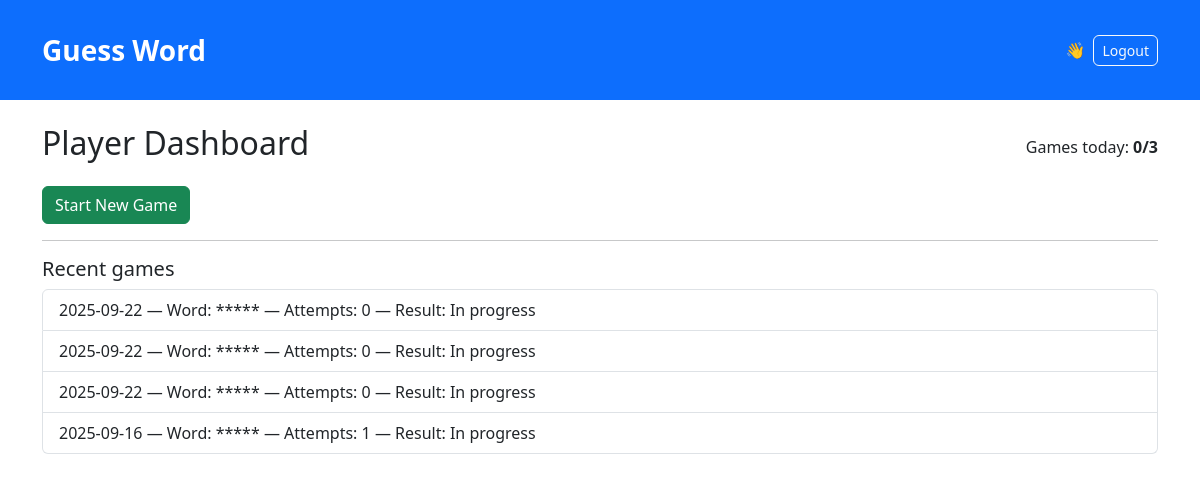
The app's page /player (signed in), older data.
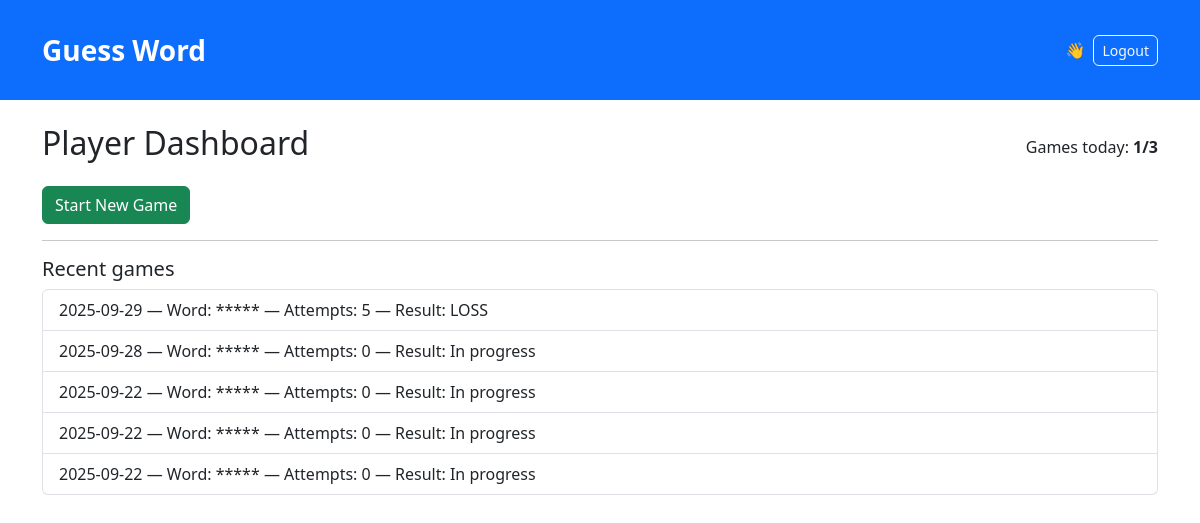
The same page, newer data.
### models.py (models this page shows)
class Game(db.Model):
    id = db.Column(db.Integer, primary_key=True)
    user_id = db.Column(db.Integer, db.ForeignKey("user.id"))
    chosen_word = db.Column(db.String(5))
    date = db.Column(db.Date)
    status = db.Column(db.String(10))  # WIN, LOSS, None
    attempts = db.Column(db.Integer, default=0)

### app.py (the view)
@app.route("/player")
@login_required
def player_dashboard():
    if current_user.is_admin():
        return redirect(url_for("admin_dashboard"))
    today = date.today()
    games_today = Game.query.filter_by(user_id=current_user.id, date=today).count()
    recent_games = Game.query.filter_by(user_id=current_user.id).order_by(Game.date.desc()).limit(5).all()
    return render_template("player_dashboard.html", games_today=games_today, recent_games=recent_games)

### app.py (called while the page is built)
@login_manager.user_loader
def load_user(user_id):
    try:
        return User.query.get(int(user_id))
    except Exception:
        return None

@app.context_processor
def inject_now():
    return {"current_year": datetime.utcnow().year}

### models.py (called while the page is built)
    def is_admin(self) -> bool:
        return self.role.upper() in ["ADMIN", "HEAD_ADMIN"]

### templates/player_dashboard.html (shortened to what this page needs)
{% extends "base.html" %}
{% block content %}
  <div class="d-flex justify-content-between align-items-center">
    <h2>Player Dashboard</h2>
    <div>Games today: <strong>{{ games_today }}/3</strong></div>
  </div>
  <div class="mt-3">
    <form action="{{ url_for('start_game') }}" method="post">
      <button class="btn btn-success" {% if games_today >= 3 %}disabled{% endif %}>Start New Game</button>
    </form>
  </div>
  <hr>
  <h5>Recent games</h5>
  {% if recent_games %}
    <ul class="list-group">
      {% for g in recent_games %}
        <li class="list-group-item">
          {{ g.date }} — Word: {{ '*'*5 }} — Attempts: {{ g.attempts }} — Result: {{ g.status or 'In progress' }}
        </li>
      {% endfor %}
    </ul>
  {% else %}
    <p class="text-muted">No recent games.</p>
  {% endif %}
{% endblock %}

### templates/base.html (shortened to what this page needs)
<!doctype html>
<html lang="en">
<head>
    <link href="https://cdn.jsdelivr.net/npm/bootstrap@5.3.0/dist/css/bootstrap.min.css" rel="stylesheet">
    <link rel="stylesheet" href="{{ url_for('static', filename='css/style.css') }}">
</head>
<body>
    <nav class="navbar navbar-expand-lg navbar-dark bg-primary py-4">
      <div class="container">
        <a class="navbar-brand fw-bold" href="{{ url_for('home') }}" style="font-size: 1.75rem;">Guess Word</a>
        <div class="collapse navbar-collapse" id="navbarNav">
          <ul class="navbar-nav ms-auto">
            {% if current_user.is_authenticated %}
              <li class="nav-item d-flex align-items-center me-2 text-white">
                👋 {{ current_user.full_name }}
              </li>
              <li class="nav-item">
                <form method="post" action="{{ url_for('logout') }}" class="d-inline">
                  <button class="btn btn-outline-light btn-sm">Logout</button>
                </form>
              </li>
              {% endif %}
          </ul>
        </div>
      </div>
    </nav>
    <main class="container my-4">
      {% block content %}{% endblock %}
    </main>
</body>
</html>

### static/style.css (style rules this page uses)
body { font-family: system-ui, -apple-system, "Segoe UI", Roboto, "Helvetica Neue", Arial; }
.btn { border-radius: 6px; }

Row changes from the older to the newer data that the page shows:
no longer on this page (row unchanged): Game: date "2025-09-16", value "*****", attempts "1", status "In progress"
added Game: date "2025-09-29", value "*****", attempts "5", status "LOSS"
added Game: date "2025-09-28", value "*****", attempts "0", status "In progress"
Text that changed along with them:
{{ games_today }}: "0" → "1"
